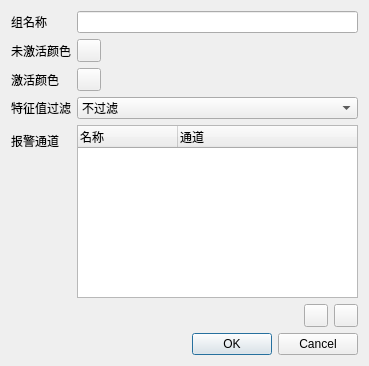
<?xml version="1.0" encoding="UTF-8"?>
<ui version="4.0">
 <class>PlotAlarmGroupEdit</class>
 <widget class="QDialog" name="PlotAlarmGroupEdit">
  <property name="geometry">
   <rect>
    <x>0</x>
    <y>0</y>
    <width>369</width>
    <height>366</height>
   </rect>
  </property>
  <property name="windowTitle">
   <string>报警组</string>
  </property>
  <layout class="QFormLayout" name="formLayout">
   <item row="0" column="0">
    <widget class="QLabel" name="label">
     <property name="text">
      <string>组名称</string>
     </property>
    </widget>
   </item>
   <item row="0" column="1">
    <widget class="QLineEdit" name="name"/>
   </item>
   <item row="1" column="0">
    <widget class="QLabel" name="label_2">
     <property name="text">
      <string>未激活颜色</string>
     </property>
    </widget>
   </item>
   <item row="2" column="0">
    <widget class="QLabel" name="label_3">
     <property name="text">
      <string>激活颜色</string>
     </property>
    </widget>
   </item>
   <item row="3" column="0">
    <widget class="QLabel" name="label_4">
     <property name="text">
      <string>特征值过滤</string>
     </property>
    </widget>
   </item>
   <item row="3" column="1">
    <widget class="QComboBox" name="featureIndex">
     <item>
      <property name="text">
       <string>不过滤</string>
      </property>
     </item>
    </widget>
   </item>
   <item row="4" column="0">
    <widget class="QLabel" name="label_5">
     <property name="text">
      <string>报警通道</string>
     </property>
    </widget>
   </item>
   <item row="4" column="1">
    <layout class="QVBoxLayout" name="verticalLayout">
     <item>
      <widget class="QTreeWidget" name="indicators">
       <property name="editTriggers">
        <set>QAbstractItemView::NoEditTriggers</set>
       </property>
       <property name="indentation">
        <number>0</number>
       </property>
       <property name="rootIsDecorated">
        <bool>false</bool>
       </property>
       <column>
        <property name="text">
         <string>名称</string>
        </property>
       </column>
       <column>
        <property name="text">
         <string>通道</string>
        </property>
       </column>
      </widget>
     </item>
     <item>
      <layout class="QHBoxLayout" name="horizontalLayout">
       <item>
        <spacer name="horizontalSpacer">
         <property name="orientation">
          <enum>Qt::Horizontal</enum>
         </property>
         <property name="sizeHint" stdset="0">
          <size>
           <width>40</width>
           <height>20</height>
          </size>
         </property>
        </spacer>
       </item>
       <item>
        <widget class="QToolButton" name="add">
         <property name="icon">
          <iconset resource="../../resources/Resources.qrc">
           <normaloff>:/icons/plus.png</normaloff>:/icons/plus.png</iconset>
         </property>
        </widget>
       </item>
       <item>
        <widget class="QToolButton" name="remove">
         <property name="icon">
          <iconset resource="../../resources/Resources.qrc">
           <normaloff>:/icons/minus.png</normaloff>:/icons/minus.png</iconset>
         </property>
        </widget>
       </item>
      </layout>
     </item>
    </layout>
   </item>
   <item row="5" column="0" colspan="2">
    <widget class="QDialogButtonBox" name="buttonBox">
     <property name="orientation">
      <enum>Qt::Horizontal</enum>
     </property>
     <property name="standardButtons">
      <set>QDialogButtonBox::Cancel|QDialogButtonBox::Ok</set>
     </property>
    </widget>
   </item>
   <item row="2" column="1">
    <widget class="Utils::QtColorButton" name="activeColor"/>
   </item>
   <item row="1" column="1">
    <widget class="Utils::QtColorButton" name="inactiveColor"/>
   </item>
  </layout>
 </widget>
 <customwidgets>
  <customwidget>
   <class>Utils::QtColorButton</class>
   <extends>QToolButton</extends>
   <header>utils/qtcolorbutton.h</header>
  </customwidget>
 </customwidgets>
 <resources>
  <include location="../../resources/Resources.qrc"/>
 </resources>
 <connections>
  <connection>
   <sender>buttonBox</sender>
   <signal>accepted()</signal>
   <receiver>PlotAlarmGroupEdit</receiver>
   <slot>accept()</slot>
   <hints>
    <hint type="sourcelabel">
     <x>248</x>
     <y>254</y>
    </hint>
    <hint type="destinationlabel">
     <x>157</x>
     <y>274</y>
    </hint>
   </hints>
  </connection>
  <connection>
   <sender>buttonBox</sender>
   <signal>rejected()</signal>
   <receiver>PlotAlarmGroupEdit</receiver>
   <slot>reject()</slot>
   <hints>
    <hint type="sourcelabel">
     <x>316</x>
     <y>260</y>
    </hint>
    <hint type="destinationlabel">
     <x>286</x>
     <y>274</y>
    </hint>
   </hints>
  </connection>
 </connections>
</ui>
